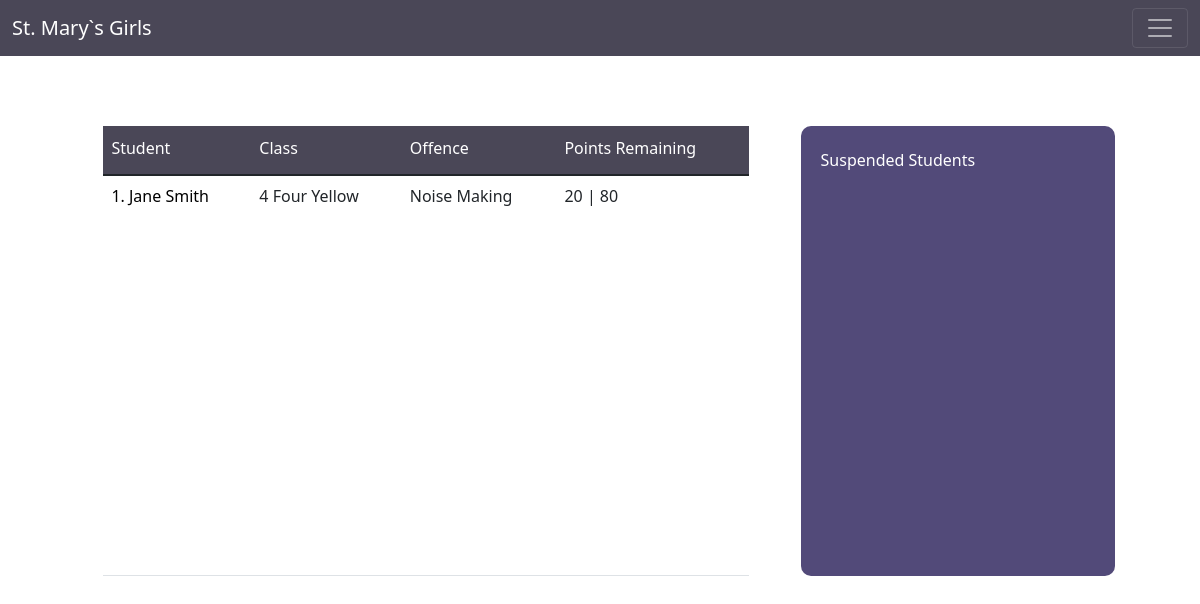
The app's page /Discipline/BookedStudents/ (signed in), older data.
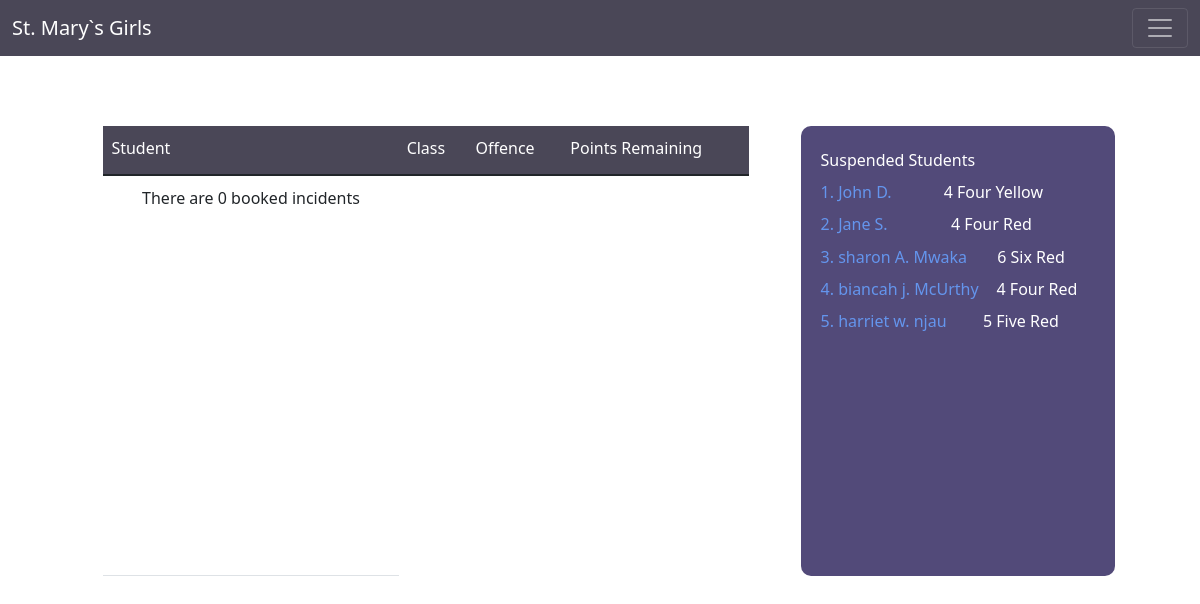
The same page, newer data.
### Discipline/models.py (models this page shows, shortened)
class IncidentBooking(models.Model):
    user = models.ForeignKey(MyUser, on_delete=models.CASCADE)
    incident = models.ForeignKey(ClassIncident, on_delete=models.CASCADE)
    date = models.DateTimeField(auto_now=True)
    booked_by = models.ForeignKey(MyUser, on_delete=models.CASCADE, related_name='booker')

class ClassIncident(models.Model):
    incident_degree = models.CharField(max_length=100)
    name = models.CharField(max_length=100)
    description = models.TextField(max_length=300)
    points = models.PositiveIntegerField()

class StudentDisciplineScore(models.Model):
    user = models.OneToOneField(MyUser, on_delete=models.CASCADE)
    points = models.PositiveIntegerField(default=100)

### Users/models.py (models this page shows, shortened)
class MyUser(AbstractBaseUser):
    class Role(models.TextChoices):
        Student = "Student"
        Teacher = "Teacher"
        ADMIN = "Admin"
        Guardian = "Guardian"
        Supervisor = "Supervisor"
        Finance = "Finance"
        Receptionist = "Receptionist"
    base_role = Role.Student
    email = models.EmailField(unique=True)
    adm_no = models.CharField(max_length=100)
    uuid = models.CharField(max_length=100, default=str(uuid.uuid4), unique=True)
    role = models.CharField(max_length=15, choices=Role.choices, default=base_role)
    is_active = models.BooleanField(default=True)
    is_admin = models.BooleanField(default=False)
    objects = MyUserManager()
    USERNAME_FIELD = 'email'
    def __str__(self):
        return str(self.email)

class PersonalProfile(models.Model):
    user = models.OneToOneField(MyUser, on_delete=models.CASCADE)
    f_name = models.CharField(max_length=30)
    ref_id = models.CharField(max_length=100, blank=True)
    l_name = models.CharField(max_length=30)
    surname = models.CharField(max_length=30, blank=True)
    gender = models.CharField(max_length=10, blank=True)
    phone = models.CharField(max_length=15, null=True)
    def get_names(self):
        first = self.f_name
        last = self.l_name
        surname = self.surname
        if first or last or surname:
            if last:
                last = last[0]
            return first + ' ' + last+ '.' + ' '+surname
        else:
            return self.user

class AcademicProfile(models.Model):
    user = models.OneToOneField(MyUser, on_delete=models.CASCADE)
    current_class = models.ForeignKey(SchoolClass, null=True, on_delete=models.CASCADE)

class SchoolClass(models.Model):
    class_id = models.UUIDField(default=uuid.uuid4, unique=True)
    status = models.CharField(max_length=30, default='Active')
    grade = models.PositiveIntegerField()
    class_name = models.CharField(max_length=100)
    class_size = models.PositiveIntegerField(default=30)
    class_teacher = models.ForeignKey(MyUser, null=True, on_delete=models.CASCADE)
    def __str__(self):
        return str(self.grade) + ' ' + str(self.class_name)
    class Meta:
        unique_together = ('grade', 'class_name')

### Discipline/views.py (the view)
# urls.py: path('BookedStudents/', BookedIncidents.as_view(), name='booked-students'),
class BookedIncidents(LoginRequiredMixin,  TemplateView):
    template_name = 'Discipline/booked_students.html'
    def get_context_data(self, **kwargs):
        context = super().get_context_data(**kwargs)
        role = self.request.user.role
        if role == 'Teacher':
            incidents = IncidentBooking.objects.filter(booked_by=self.request.user).order_by('-date')
            context['template'] = 'Teacher/teachers_base.html'
        else:
            incidents = IncidentBooking.objects.all().order_by('date')
            context['template'] = 'Supervisor/base.html'
            context['suspended'] = StudentDisciplineScore.objects.filter(points__lte=0, user__is_active=True)
        context['incidents'] = incidents
        return context

### Supervisor/templatetags/supervisor_filters.py (called while the page is built)
@register.simple_tag
def get_term():
    term = CurrentTerm.objects.all().first()
    if term:
        return str(term.term) + ' - ' +str(term.term.year)
    else:
        return 'Set Current Term'

### Term/models.py (called while the page is built)
    def __str__(self):
        return str(self.term)

### Discipline/templates/Discipline/booked_students.html
{% extends template %}
{% block content %}
<div class="container">
  <br><br><br><br>
  {% if user.role == 'Teacher' %}
  <a class="btn btn-primary" href="{% url 'book-incident' %}" style="margin-left: 5%;">Book Student</a>
  <br><br>
  {% if incidents %}
  <table class="table" style="margin: 30px auto;">
    <thead>
      <tr>
         <th><h6>Student</h6></th>
         <th><h6>Class</h6></th>
         <th><h6>Offence</h6></th>
        <th><h6>Points Remaining</h6></th>
      </tr>
    </thead>
    <tbody>
      {% if incidents %}
      {% for incident in incidents %}
        <tr>
          <td><a href="{% url 'manage-booked-incident' incident.id %}">{{ forloop.counter }}. {{ incident.user.personalprofile.f_name }} {{ incident.user.personalprofile.l_name }} {{ incident.user.personalprofile.surname }}</a></td>
          <td>{{ incident.user.academicprofile.current_class }}</td>
          <td>{{ incident.incident.name }}</td>
          <td>{{ incident.incident.points }} | {{ incident.user.studentdisciplinescore.points }}</td>
        </tr>
      {% endfor %}
      {% else %}
      <tr>
        <td>
          <h6 class="text-center">There are 0 booked incidents</h6>
        </td>
      </tr>
      {% endif %}
    </tbody>
 </table>
 {% endif %}
{% else %}
  <div class="expenses">
  <table class="table" style="margin: 30px auto;">
    <thead>
      <tr>
         <th><h6>Student</h6></th>
         <th><h6>Class</h6></th>
         <th><h6>Offence</h6></th>
        <th><h6>Points Remaining</h6></th>
      </tr>
    </thead>
    <tbody>
      {% if incidents %}
      {% for incident in incidents %}
        <tr>
          <td><a href="{% url 'manage-booked-incident' incident.id %}">{{ forloop.counter }}. {{ incident.user.personalprofile.f_name }} {{ incident.user.personalprofile.l_name }} {{ incident.user.personalprofile.surname }}</a></td>
          <td>{{ incident.user.academicprofile.current_class }}</td>
          <td>{{ incident.incident.name }}</td>
          <td>{{ incident.incident.points }} | {{ incident.user.studentdisciplinescore.points }}</td>
        </tr>
      {% endfor %}
      {% else %}
      <tr>
        <td>
          <h6 class="text-center">There are 0 booked incidents</h6>
        </td>
      </tr>
      {% endif %}
    </tbody>
 </table>
<div class="data-card" style="overflow-y: scroll;">
  <h6>Suspended Students</h6>
{% for std in suspended %}
  <div style="display: grid;grid-template-columns: auto auto;">
    <h6><a href="{% url 'students-discipline' std.user %}" style="color: cornflowerblue;">{{ forloop.counter }}. {{ std.user.personalprofile.get_names }}</a></h6>
    <h6>{{ std.user.academicprofile.current_class }}</h6>
  </div>
{% endfor %}
</div>
{% endif %}
</div>
{% endblock %}

Row changes from the older to the newer data that the page shows:
removed IncidentBooking: user.personalprofile.f_name "Jane", user.personalprofile.l_name "Smith", user.academicprofile.current_class "4 Four Yellow", incident.name "Noise Making", incident.points "20", user.studentdisciplinescore.points "80"
now on this page (row edited): StudentDisciplineScore: user.personalprofile.get_names "John D.", user.academicprofile.current_class "4 Four Yellow"
now on this page (row edited): StudentDisciplineScore: user.personalprofile.get_names "Jane S.", user.academicprofile.current_class "4 Four Red"
now on this page (row edited): StudentDisciplineScore: user.personalprofile.get_names "sharon A. Mwaka", user.academicprofile.current_class "6 Six Red"
now on this page (row edited): StudentDisciplineScore: user.personalprofile.get_names "biancah j. McUrthy", user.academicprofile.current_class "4 Four Red"
now on this page (row edited): StudentDisciplineScore: user.personalprofile.get_names "harriet w. njau", user.academicprofile.current_class "5 Five Red"
Text that changed along with them:
text now shown: "There are 0 booked incidents"
